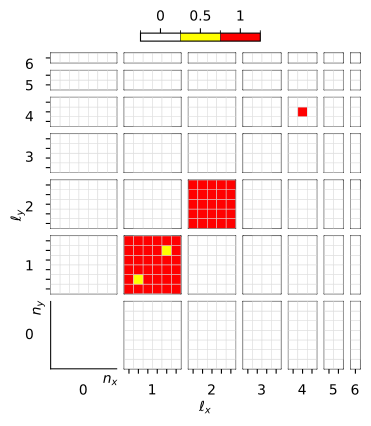

Generate this figure with Python:
"""
==============================================================================================
Data for Fig. 13 (Section IV.C) — Information lattice of the toric code with twist defects
==============================================================================================

This module defines the Python data structure used to generate the results shown in **Fig. 11
in Section IV.C, "Topological order in the toric code"** of the accompanying paper.

Top-level structure
-------------------
data : dict[str]
    Contains the information lattice the toric code ground state with a pair of twist defects.

Keys for each dataset label
---------------------------
name : str
    Dataset label ("twist_defects_toric_code").

size : list[int]
    System size in number of plaquettes along each direction, given as [Nx, Ny].

i_local : np.ndarray
    Local multiscale quantity evaluated on rectangular subsystems.
    The array has four axes:
    - axis 0, 1: subsystem scale indices (two-dimensional scale along x and y)
    - axis 2, 3: subsystem position indices (location on the Nx×Ny plaquette lattice)

"""

## Imports

import numpy as np
import matplotlib.pyplot as plt
from utils.plotting import plot_infolattice_toric_code


## Input data
data = np.load("fig13.npy", allow_pickle=True).item(0)


## Figure
fig, ax_map = plot_infolattice_toric_code(
    i_local=data["i_local"],
    colors=['w', 'yellow', 'r']
)
plt.savefig("fig13.pdf", bbox_inches="tight")
plt.show()
